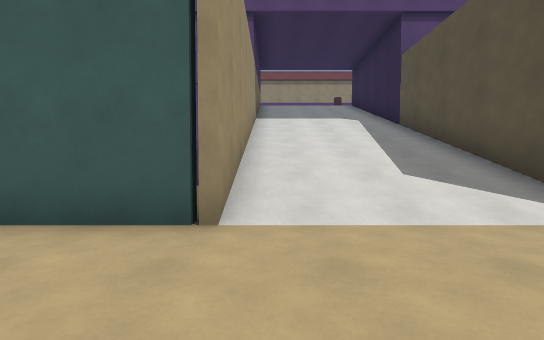
View 1 (above)

21 first-person views from a walk through a Godot game level. The camera is 1.2 m above the floor, tilts 2° down and sees 90° across. Doors that lead somewhere are drawn open, without their leaves. The floor is counted in squares, 2 m on a side. Each view is taken from the middle of a square. On the plan, view 1 faces up. The plan holds only what a view shows up to about 9 squares ahead; the rest is blank. The place goes on beyond the plan. Surface patterns are stand-ins for the level's own textures.

View 2
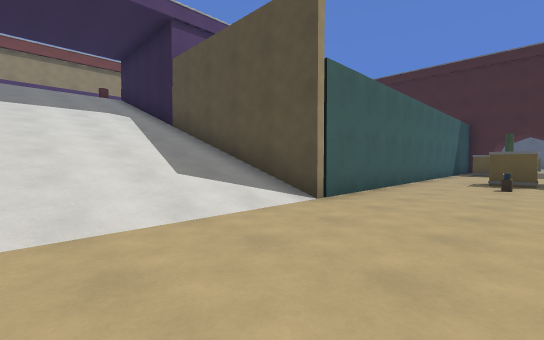

View 3
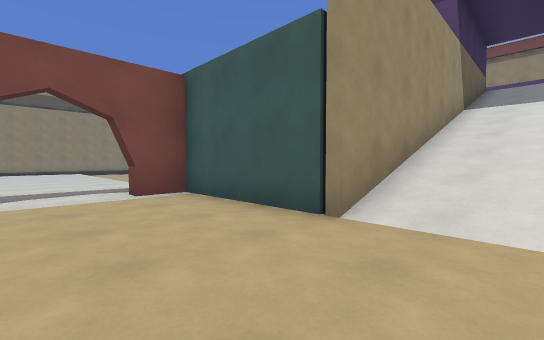

View 4
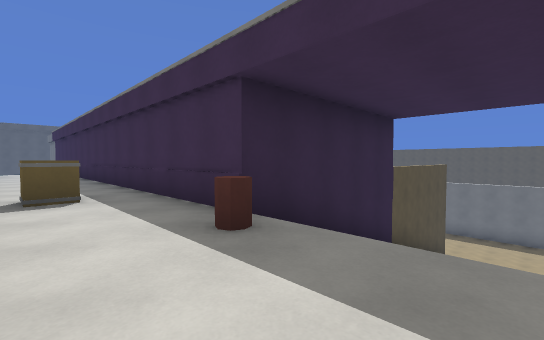

View 5
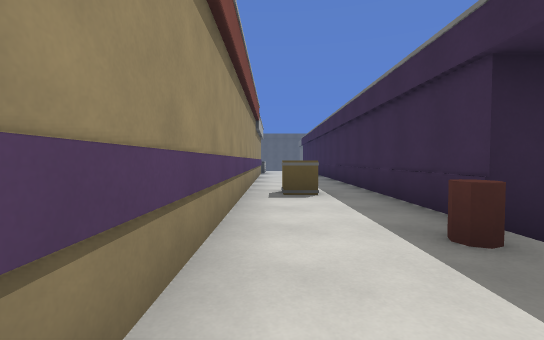

View 6
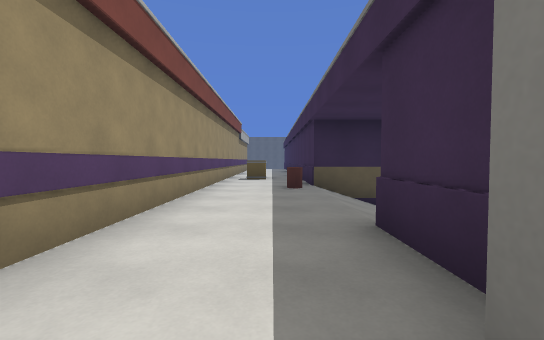

View 7
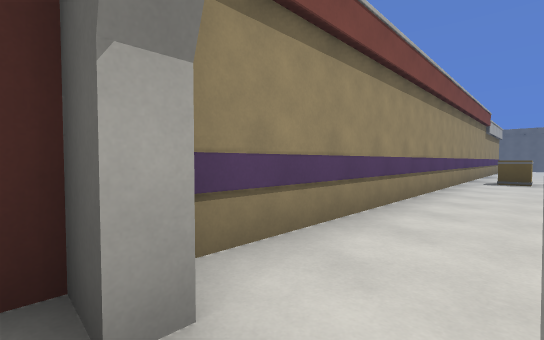

View 8
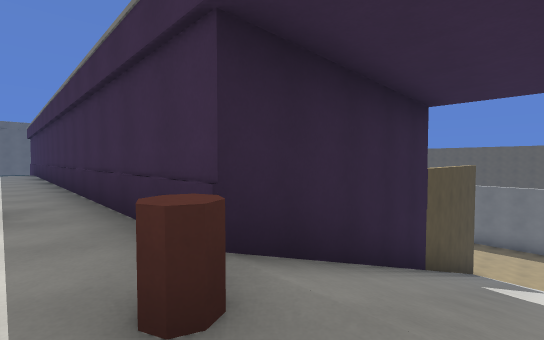

View 9
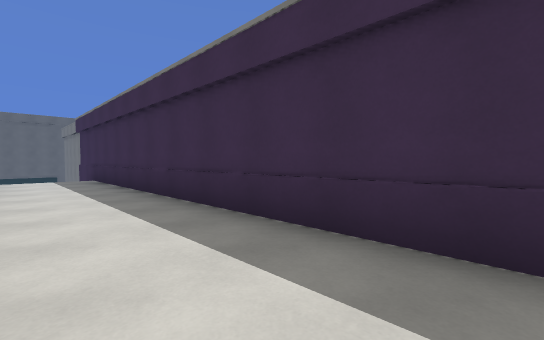

View 10
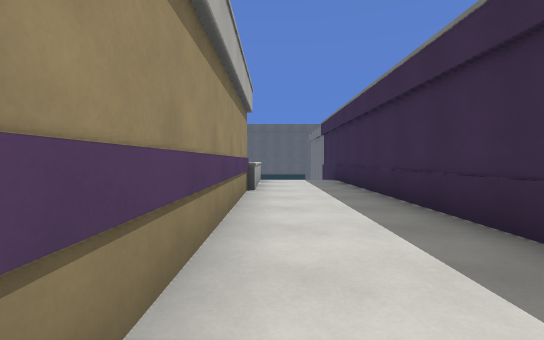

View 11
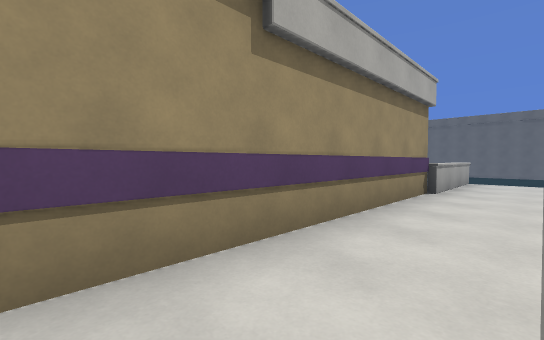

View 12
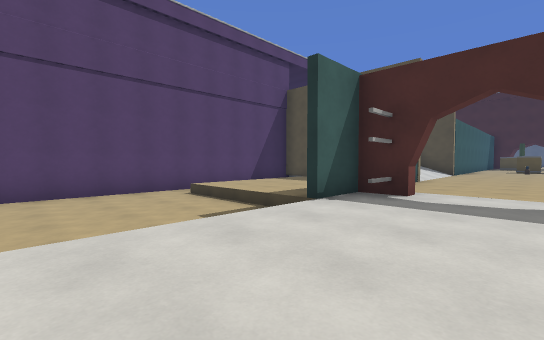

View 13
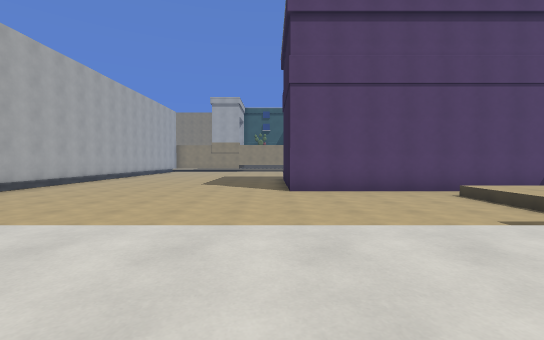

View 14
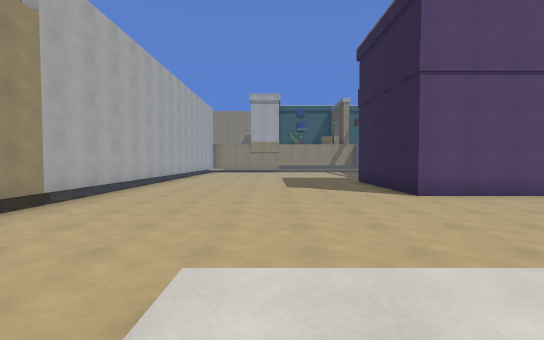

View 15
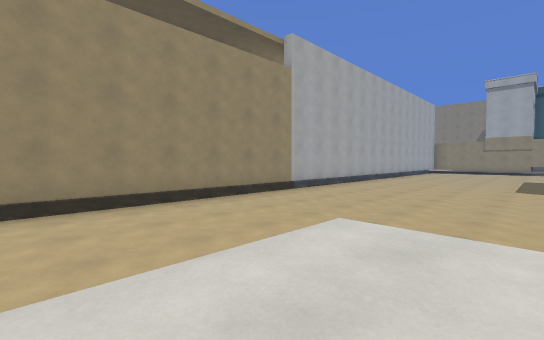

View 16
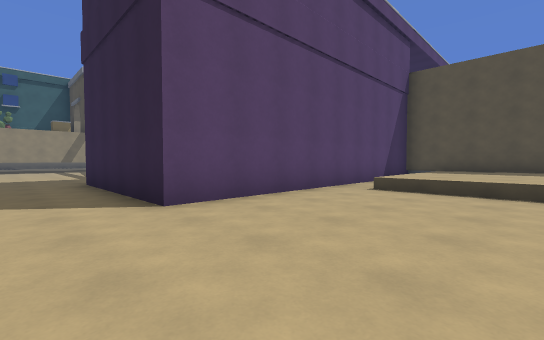

View 17
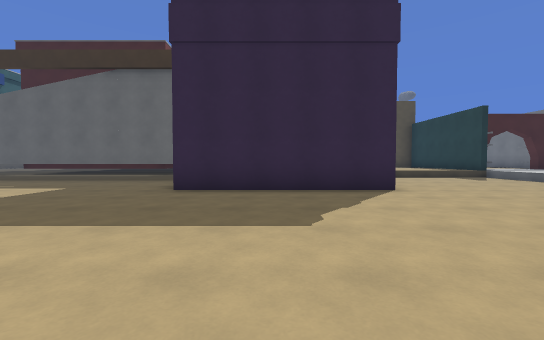

View 18
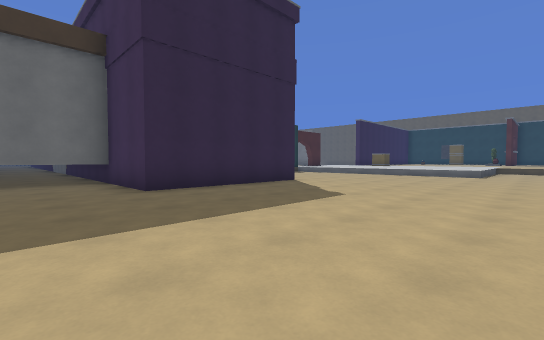

View 19
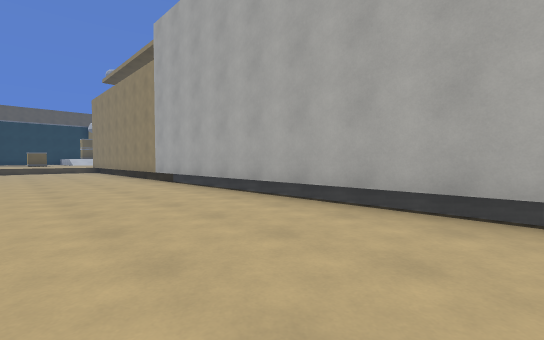

View 20
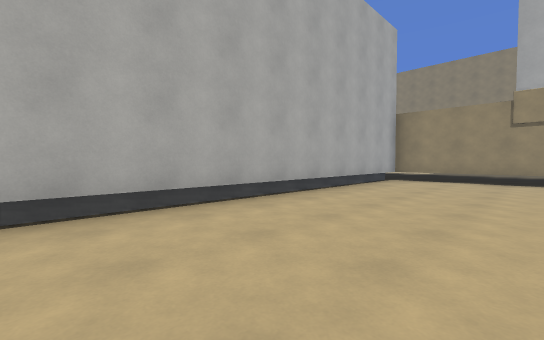

View 21
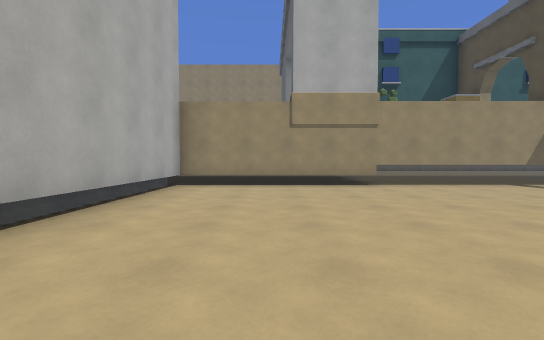

### Floor plan
Key: @ floor where view 1 was taken; # wall or solid block; . main floor; : floor 0.5 m higher than the main floor; + floor 6.5 m higher than the main floor; / step, stairs or slope; D open door; = window, fence, low wall or low ledge; ^ raised ledge; P pot.
Columns run from 17 left of view 1 to 18 right of it. Each row starts with its distance up from view 1.
 21    ##
 20 #.......
 19 #.......
 18 #......   #
 17 #.....   .#
 16 #....   ..#
 15 #...  ....#   ^########^########
 14 #.........=   #++++++++++++++++===
 13 #.........=   +D++++P+++++++++++++
 12 #.......###    #^////^##############
 11 #.......#       #////#
 10 #.......#       #////#
  9 #.......#       #////#
  8 #.......#########////#
  7 #.............  #////#
  6 #...........::::#////#
  5 #...........::::#////#
  4 #...........::::#////#
  3 #......  ...#####////#######
  2 #...::::::::DD::::::::::::::
  1 #...:::::::::::::::::::::#::
  0 #...:::::::::::::@::::::=#:

Positions as (right, up) in squares from view 1, and headings:
1: (0, 0), facing up
2: (0, 0), facing up-right
3: (1, 0), facing up-left
4: (1, 14), facing down-right
5: (1, 14), facing right
6: (-3, 13), facing right
7: (-3, 13), facing up-right
8: (2, 13), facing down-right
9: (7, 14), facing down-right
10: (8, 14), facing right
11: (8, 13), facing up-right
12: (-9, 0), facing up-right
13: (-10, 0), facing up
14: (-13, 1), facing up
15: (-12, 0), facing up-left
16: (-11, 4), facing up-right
17: (-15, 10), facing right
18: (-15, 14), facing down-right
19: (-14, 14), facing down-left
20: (-14, 12), facing up-left
21: (-15, 14), facing up
